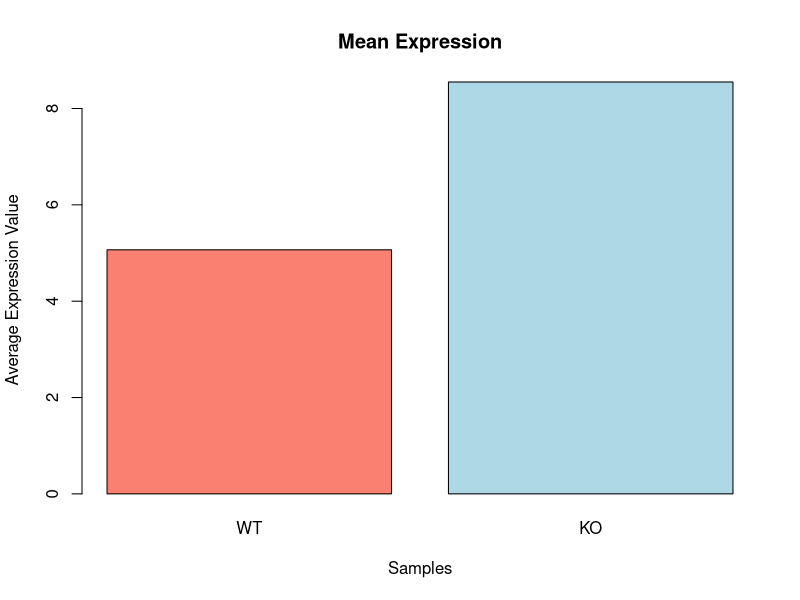
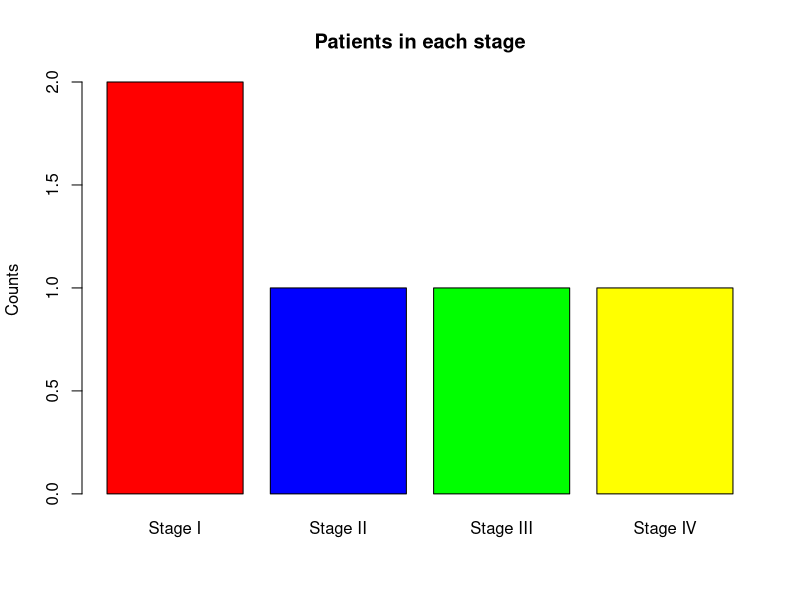
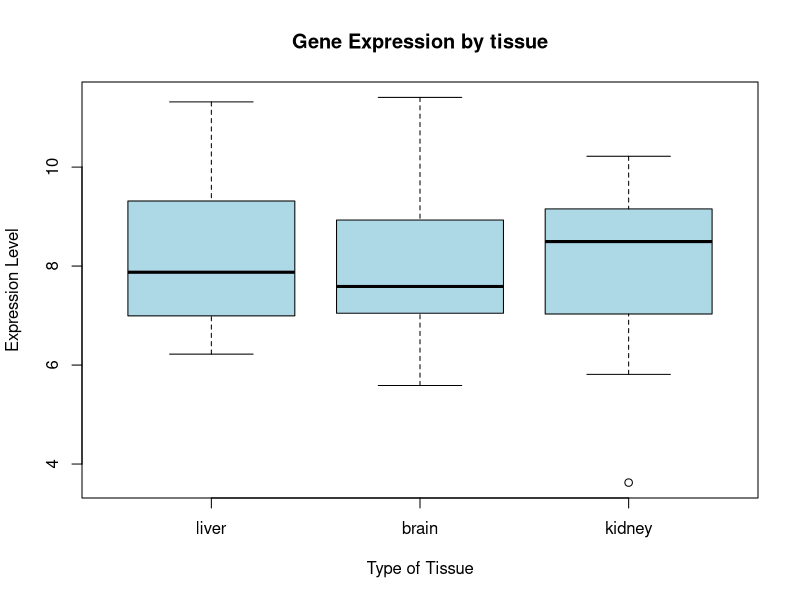

Generate these figures, in order, with R: (Note: this script raises an error after producing the figures.)
## ---- chunk 1
# Factor vs Character vector
print("1. Factor has levels which are like categories and can be ordered whereas a character vector does not have levels.")
print("2. Unlike character vector, a frequency and proportion table can be made from factor.")
print("3. To make a factor, the function factor() must be used.")

print("mutation_status must be a factor because the data can be divided into categories or levels such as Mutated or Wild Type")

# Factor Level Order
species <- c("Lactobacillus", "Bacteroides", "Escherichia", "Bacteroides", "Lactobacillus")
species_factor <- factor(species, levels = c("Bacteroides", "Escherichia", "Lactobacillus"))
print("The return is:")
levels(species_factor)
print("The return is such because species_factor contains these 3 categories or species of gut microbiome.")



disease_severity <- factor(c("Mild", "Severe", "Moderate"), levels = c("Mild", "Moderate", "Severe", "Critical"), ordered = TRUE)
disease_severity[1] < disease_severity[2]
print("The result is TRUE. Because according to the input order Mild is less severe than Moderate.")


prop <- prop.table(table(species_factor))
prop
Escherichia_proportion = prop["Escherichia"]
Escherichia_proportion

print("prop$Escherichia is not valid because $ operator in invalid for atomic vectors such as prop")
## ---- chunk 2
gene_df <- data.frame(
  gene_id = c("BRCA1", "TP53", "MYC", "EGFR", "GAPDH"),
  expression = c(8.2, 6.1, 9.5, 7.0, 10.0),
  mutation = factor(c("Yes", "No", "Yes", "No", "No")),
  pathway = c("DNA Repair", "Apoptosis", "Cell Cycle", "Signaling", "Metabolism")
)

gene_df

subset <- gene_df[gene_df$expression > 7 & gene_df$mutation == "No", ]
subset
print("This query selects genes with gene expression value greater than 7 which did not undergo mutation. In this case, GAPDH gene was selected.")


expression = gene_df[gene_df$expression >8, ]
expression

pathway = gene_df[gene_df$pathway == "Cell Cycle" | gene_df$pathway == "Signaling", ]
pathway


gene_df_new <- data.frame(
  gene_id = c("BRCA1", "TP53", "MYC", "EGFR", "GAPDH"),
  expression = c(8.2, 6.1, 9.5, 7.0, 10.0),
  mutation = factor(c("Yes", "No", "Yes", "No", "No")),
  pathway = c("DNA Repair", "Apoptosis", "Cell Cycle", "Signaling", "Metabolism"),
  type = factor(c("Tumor Suppressor", "Tumor Suppressor", "Oncogene", "Oncogene", "Housekeeping")))

gene_df_new

# Subsetting
oncogene = gene_df_new[gene_df_new$type == "Oncogene" & gene_df_new$expression > 8, ]
oncogene


# Changing Reference Level

gene_type_relevel = relevel(factor(c("Tumor Suppressor", "Tumor Suppressor", "Oncogene", "Oncogene", "Housekeeping")), levels = c("Tumor Suppressor", "Oncogene", "Housekeeping gene"), ref = "Oncogene")
gene_type_relevel

## ---- chunk 3
sample_expression <- data.frame(
  samples <- c("WT", "KO", "WT", "KO", "WT"),
expression <- c(5.2, 8.1, 4.3, 9.0, 5.7)
)
sample_expression

group_factor <- factor(c("WT", "KO", "WT", "KO", "WT"), levels = c("WT", "KO"))
group_factor

average_expression = tapply(expression, group_factor, mean)
average_expression

barplot(average_expression, main = "Mean Expression", col = c("salmon", "lightblue"), ylab = "Average Expression Value", xlab = "Samples")
## ---- chunk 4
# Making ordered factor for disease stages
disease_stage_factor <- factor(c("Stage I", "Stage III", "Stage II", "Stage IV", "Stage I"), levels = c("Stage I", "Stage II", "Stage III", "Stage IV"), ordered = TRUE)

disease_stage_factor

disease_stage_factor[2] > disease_stage_factor[1]

barplot(table(disease_stage_factor), col= c("red", "blue", "green", "yellow"), main = "Patients in each stage", ylab = "Counts")
## ---- chunk 5

gene_expr <- rnorm(30, mean = 8, sd = 2)
tissue <- rep(c("brain", "liver", "kidney"), each = 10)
tissue_factor <- factor(tissue, levels = c("liver", "brain", "kidney"))

# Making a Boxplot
boxplot(gene_expr ~ tissue_factor, 
        col = "lightblue",
        main = "Gene Expression by tissue", 
        xlab = "Type of Tissue", 
        ylab = "Expression Level")


# Checking Variability

gene_variabilty = tapply(gene_expr, tissue_factor, sd)
gene_variability
print("Brain shows most variability in gene expression.")
